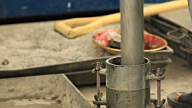
#> input picture affine_tests/sample4.jpg, 192 x 108 px
$ python interpolation4.py   (older library calls are emulated)
#> lines starting #> are read from the running program, lines starting #| are printed output that depends on the picture
"""
MK4 - Realized that there is no feasible way to do this so that it can handle a BxHxWxC tensor all at once, with linear algebra.
I also found that the implementation here https://github.com/qassemoquab/stnbhwd/blob/master/generic/BilinearSamplerBHWD.c
    used an iterative approach.
It also would have a really high space complexity.
Because of this, I have decided to go with an iterative approach, where we loop through each batch, height, width, and channel in the destination image.
Fortunately, I do still have my optimized equation for this, which means for any given pixel in the output image we don't need to loop at all.

-Blake Edwards / Dark Element
"""
import numpy as np
import cv2

def disp_img_fullscreen(img, name="test"):
    cv2.namedWindow(name, cv2.WND_PROP_FULLSCREEN)
    cv2.setWindowProperty(name, cv2.WND_PROP_FULLSCREEN, cv2.cv.CV_WINDOW_FULLSCREEN)
    cv2.imshow(name,img)
    cv2.waitKey(0)
    cv2.destroyAllWindows()

def get_concatenated_row(samples):
    """
    Concatenate each sample in samples horizontally, along axis 1.
    Return the resulting array.
    """
    return np.concatenate([sample for sample in samples], axis=1)

"""Load image"""
src_img = cv2.imread("sample4.jpg")
#> src_img is the input picture: shape (108, 192, 3); mean B, G, R 89.7, 115.8, 128.5
#src_img = cv2.imread("0.jpg")

"""Get Greyscale, since we are only testing with one channel atm"""
#src_img = src_img[0:28,0:28,0]
src_img = src_img[:, :, 0]
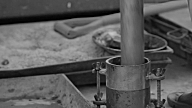
#> src_img: shape (108, 192); min 0, max 206, mean 89.7
# [4 lines of commented-out code are left out]

"""Initialize result image and get image dims"""
dst_img = np.zeros_like(src_img)
h, w = src_img.shape
#> h = 108; w = 192
"""
Scale src and dst images' pixel values to be 0-1 instead of 0-255,
    since this has shown improved performance over 0-255.
I believe this is because our bilinear interpolation equations apply a weight of 0-1 to
    each pixel in the src image when getting a pixel value in the dst image, so when we have 0-1
    the formats are the same and it works better.
Not certain of this though.
"""
src_img = src_img.astype(np.float32)
dst_img = dst_img.astype(np.float32)
src_img = src_img/255.
dst_img = dst_img/255.

"""Create affine transformation matrix"""
# [5 lines of commented-out code are left out]
clear_r3 = np.array([[1,0,0],[0,1,0],[0,0,0]])
T = np.eye(3) + 0.15*(np.dot(clear_r3,np.random.randn(3,3)))


"""Create src meshgrid"""
x, y = np.meshgrid(np.arange(h), np.arange(w), indexing='ij')

"""Add extra dimension so we can concatenate together to have a vector of cords for each one"""
x = x[:,:, None]
y = y[:,:, None]

"""
Concatenate as (y,x) instead of (x, y) so that we can reference as (h,w) or (row, col) instead of the other way around.
    So yea, annoying tensor indexing is to blame.
"""
src_meshgrid = np.concatenate([y,x, np.ones_like(x)], axis=2)
src_meshgrid = src_meshgrid[:,:,:,None]

#Debugging
#print src_meshgrid.shape
#print src_meshgrid[0][0], src_meshgrid[-1][0], src_meshgrid[0][-1], src_meshgrid[-1][-1]

"""
Apply our transformation matrix to src meshgrid, and put the result in dst meshgrid.
Since we seem to need to have the last two dimensions of src_meshgrid to be compatible with
    the dimensions of our transformation matrix,
    so that our dot product essentially becomes 3x1 * 3x3,
    We have to add the empty dimension to our src_meshgrid,
    And we have to then reshape the result to remove the empty dimension.
"""
dst_meshgrid = np.tensordot(src_meshgrid, T, axes=([2],[1]))
dst_meshgrid = np.reshape(dst_meshgrid, (h, w, 3))

"""
Since we no longer need the empty dimension,
    and our following formula is easier with x and y split again,
    We do both in one move
"""
dst_y, dst_x, dst_extra = np.split(dst_meshgrid, 3, 2)
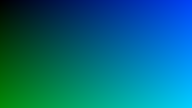
#> dst_meshgrid: shape (108, 192, 3) float64; mean of channels 0, 1, 2 124.1, 100.4, 1; drawn with min black and max white

"""
We then get x and y as vectors, since we can more compactly use our formulas this way
"""
dst_x = dst_x[:,0]
#> dst_x = 108 values from -0.147 to 136.8
dst_y = dst_y[0,:]
#> dst_y = 192 values from 0.147 to 241.7
dst_y, dst_x = np.reshape(dst_y, (1,w)), np.reshape(dst_x, (h,1))

#Debugging
#print dst_x.shape, dst_y.shape
dst_x, dst_y = dst_x.astype(np.float32), dst_y.astype(np.float32)
# [9 lines of commented-out code are left out]

"""
Time for our complicated formula.
    Loop through the pixels of our result image, by row then column, i then j.
"""
# [4 lines of commented-out code are left out]
"""
dst_x = dst_x[:,0]
dst_y = dst_y[0,:]
dst_x = np.reshape(dst_x, (h,1))
dst_y = np.reshape(dst_y, (1,w))
"""

"""
for i in range(h):
    for j in range(w):
        c = i / float(h)
        d = j / float(w)
        print c, d
"""
"""
"""
src_img = src_img.astype(np.float32)
dst_img = dst_img.astype(np.float32)
src_img = src_img/255.
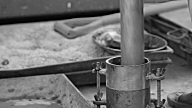
#> src_img: shape (108, 192) float32; min 0, max 0.00317, mean 0.00138; drawn with min black and max white
dst_img = dst_img/255.
for i in range(h):
    for j in range(w):
        #c = i / float(h)
        #d = j / float(w)
        a = np.maximum(0, 1-np.abs(dst_x - i)).transpose()
        b = np.maximum(0, 1-np.abs(dst_y - j)).transpose()
        #dst_img[i,j] = np.sum(src_img * np.dot(np.maximum(0, 1-np.abs(dst_x - i)), np.maximum(0, 1-np.abs(dst_y - j))))
        #dst_img[i,j] = b.dot(src_img.transpose()).dot(a)
        #print a.dot(src_img).dot(b)

        dst_img[i,j] = a.dot(src_img).dot(b)
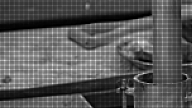
#> dst_img: shape (108, 192) float32; min 0, max 0.00258, mean 0.000881; drawn with min black and max white
        # [5 lines of commented-out code are left out]
"""
Handle comparison display.
Generate white divider, and concatenate everything for simultaneous comparison.
"""
white_divider = np.ones((src_img.shape[0], 1), dtype=np.uint8)*255
#> white_divider = 108 values from 255 to 255
comparison_img = get_concatenated_row((src_img, white_divider, dst_img))
#> in get_concatenated_row, `return np.concatenate([sample for sample in samples], axis=1)`:
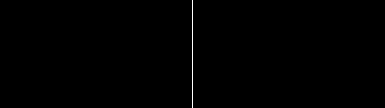
#> returned value: shape (108, 385) float32; min 0, max 255, mean 0.7
disp_img_fullscreen(comparison_img)

$ run again, with affine_tests/sample3.jpg copied over affine_tests/sample4.jpg
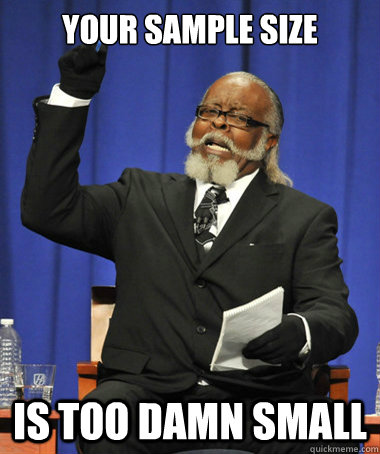
#> input picture affine_tests/sample3.jpg, 380 x 454 px
#> src_img is the input picture: shape (454, 380, 3); mean B, G, R 100, 74.8, 72.4
#> `dst_y, dst_x, dst_extra = np.split(dst_meshgrid, 3, 2)`:
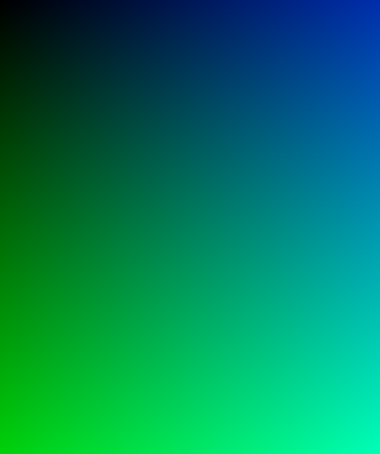
#> dst_meshgrid: shape (454, 380, 3) float64; mean of channels 0, 1, 2 253.4, 353.5, 1; drawn with min black and max white
#> after the loop `for i in range(h):`:
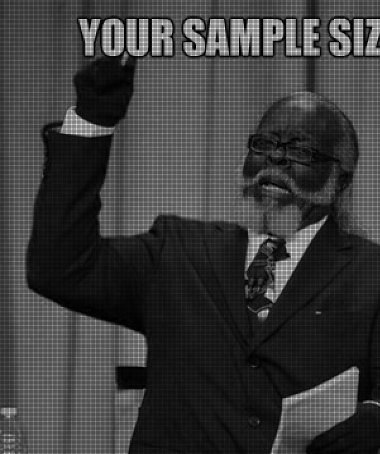
#> dst_img: shape (454, 380) float32; min 0, max 0.00386, mean 0.000904; drawn with min black and max white
